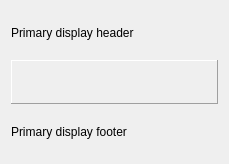
<?xml version="1.0" encoding="UTF-8"?>
<ui version="4.0">
 <class>Form</class>
 <widget class="QWidget" name="Form">
  <property name="geometry">
   <rect>
    <x>0</x>
    <y>0</y>
    <width>229</width>
    <height>164</height>
   </rect>
  </property>
  <property name="windowTitle">
   <string>Form</string>
  </property>
  <layout class="QVBoxLayout" name="verticalLayout">
   <item>
    <widget class="QLabel" name="label">
     <property name="text">
      <string>Primary display header</string>
     </property>
    </widget>
   </item>
   <item>
    <widget class="CEmbeddedDisplay" name="CEmbeddedDisplay">
     <property name="frameShape">
      <enum>QFrame::Panel</enum>
     </property>
     <property name="frameShadow">
      <enum>QFrame::Raised</enum>
     </property>
     <property name="filename" stdset="0">
      <string>second.py</string>
     </property>
    </widget>
   </item>
   <item>
    <widget class="QLabel" name="label_2">
     <property name="text">
      <string>Primary display footer</string>
     </property>
    </widget>
   </item>
  </layout>
 </widget>
 <customwidgets>
  <customwidget>
   <class>PyDMEmbeddedDisplay</class>
   <extends>QFrame</extends>
   <header>pydm.widgets.embedded_display</header>
  </customwidget>
  <customwidget>
   <class>CEmbeddedDisplay</class>
   <extends>PyDMEmbeddedDisplay</extends>
   <header>comrad.qt.pydm_widgets</header>
  </customwidget>
 </customwidgets>
 <resources/>
 <connections/>
</ui>
